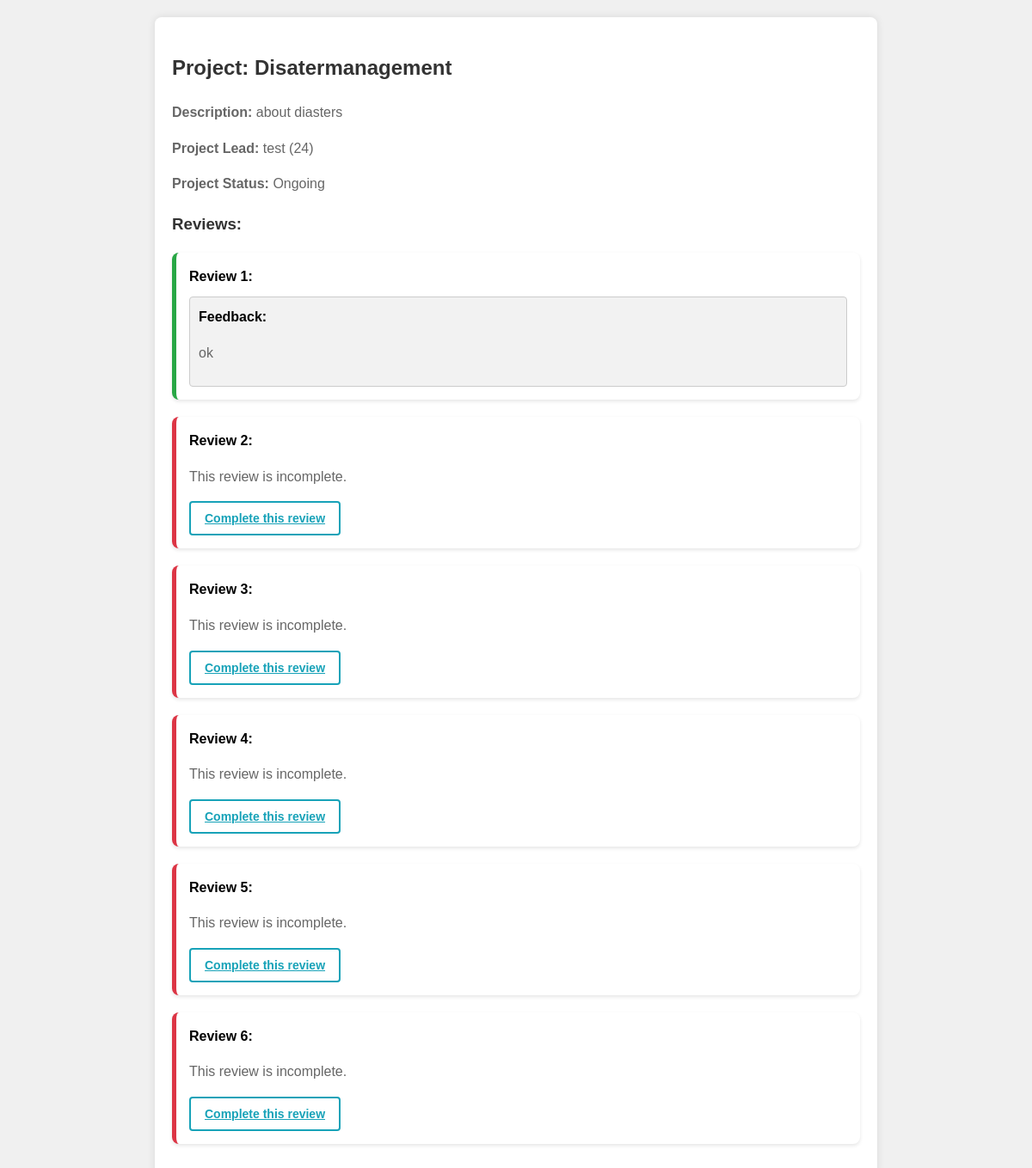
Screenshot of /projects/27/ (signed in) with the database file from the repository.
### pms/models.py (models this page shows, shortened)
class create_project(models.Model):
    projectname = models.CharField(max_length=255)
    start_date = models.DateField()
    end_date = models.DateField()
    project_manager = models.ForeignKey(create_team_member, on_delete=models.SET_NULL, null=True, related_name='managed_projects')
    team_members = models.ManyToManyField(create_team_member, related_name='projects')
    categories = models.CharField(max_length=50)
    categories = models.CharField(max_length=50)
    comments = models.TextField()
    created_at = models.DateTimeField(auto_now_add=True)
    updated_at = models.DateTimeField(auto_now=True)
    created_by = models.ForeignKey(User, on_delete=models.CASCADE)

class create_team_member(models.Model):
    id = models.AutoField(primary_key=True)
    name = models.CharField(max_length=10, null=False)
    email = models.EmailField(null=False)
    address = models.TextField(default='Hyderabad')
    contact=models.IntegerField(null=False,default='123456789')
    image = models.ImageField(upload_to='media/',null=True)
    gender=models.CharField(max_length=10,default="Male")
    categories = models.CharField(max_length=20)
    designations = models.CharField(max_length=40)
    created_at = models.DateTimeField(default=now, editable=False)
    updated_at = models.DateTimeField(auto_now=True)
    created_by = models.ForeignKey(User, on_delete=models.CASCADE)
    def __str__(self):
        return f'{self.name} ({self.id})'

class Review(models.Model):
    project = models.ForeignKey(create_project, related_name='reviews', on_delete=models.CASCADE)
    order = models.PositiveIntegerField()
    completed = models.BooleanField(default=False)
    reviewer = models.ForeignKey(User, on_delete=models.CASCADE)
    suggesionsonpreviouspreviousreview=models.TextField(blank=True,null=True)
    algorithmandblockdiagram=models.TextField(blank=True,null=True)
    datasets=models.TextField(blank=True,null=True)
    resultanlysis=models.TextField(blank=True,null=True)
    statusofpaper=models.TextField(blank=True,null=True)
    feedback = models.TextField(blank=True, null=True)
    class Meta:
        unique_together = ('project', 'order')

### pms/views.py (the view)
# urls.py: path('projects/<int:project_id>/',project_detail, name='project_detail'),
@login_required
def project_detail(request, project_id):
    project = get_object_or_404(create_project, pk=project_id)
    reviews = Review.objects.filter(project=project).order_by('order')
    num_reviews = reviews.count()
    num_completed_reviews = reviews.filter(completed=True).count()
    if num_completed_reviews == num_reviews:
        project_status = 'Completed'
    elif num_completed_reviews > 0:
        project_status = 'Ongoing'
    else:
        project_status = 'Pending'
    return render(request, 'project_detail.html', {
        'project': project,
        'reviews': reviews,
        'project_status': project_status
    })

### templates/project_detail.html (shortened to what this page needs)
<!DOCTYPE html>
<html lang="en">
<head>
</head>
<body>
<div class="container">
    <h2>Project: {{ project.projectname }}</h2>
    <p><strong>Description:</strong> {{ project.comments }}</p>
    <p><strong>Project Lead:</strong> {{ project.project_manager }}</p>
    <p><strong>Project Status:</strong> {{ project_status }}</p>
    <h3>Reviews:</h3>
    <ul>
        {% for review in reviews %}
            <li class="{% if review.completed %}completed{% else %}incomplete{% endif %}">
                <strong>Review {{ review.order }}:</strong>
                {% if review.completed %}
                    <div class="feedback">
                        <strong>Feedback:</strong>
                        <p>{{ review.feedback }}</p>
                    </div>
                {% else %}
                    <p>This review is incomplete.</p>
                    <div class="actions">
                        <a href="{% url 'review_detail' project_id=project.id review_id=review.id %}" class="btn btn-outline-info">Complete this review</a>
                    </div>
                {% endif %}
            </li>
        {% endfor %}
    </ul>
</div>
</body>
</html>

### templates/project_detail.html (style rules this page uses)
body { font-family: Arial, sans-serif; line-height: 1.6; margin: 20px; padding: 0; background-color: #f0f0f0; }
.container { max-width: 800px; margin: auto; background-color: #fff; padding: 20px; border-radius: 8px; box-shadow: 0 0 10px rgba(0, 0, 0, 0.1); }
h2, h3 { color: #333; }
p { color: #666; }
ul { list-style-type: none; padding: 0; }
li { margin-bottom: 20px; padding: 15px; border-radius: 8px; box-shadow: 0 2px 4px rgba(0, 0, 0, 0.1); background-color: #fff; }
.completed { border-left: 5px solid #28a745; }
.incomplete { border-left: 5px solid #dc3545; }
.feedback { margin-top: 10px; padding: 10px; background-color: #f2f2f2; border: 1px solid #ccc; border-radius: 4px; }
.actions { margin-top: 10px; }
.actions a { margin-right: 10px; }
.btn { display: inline-block; padding: 8px 16px; margin-bottom: 0; font-size: 14px; font-weight: 600; line-height: 1.42857143; text-align: center; white-space: nowrap; vertical-align: middle; cursor: pointer; user-select: none; background-color: transparent; border: 2px solid; border-radius: 4px; }
.btn-outline-info { color: #17a2b8; border-color: #17a2b8; }

### rows the page displays
create_project: projectname "Disatermanagement", comments "about diasters", project_manager "test (24)"
Review: order "1", feedback "ok"
Review: order "2", completed "This review is incomplete."
Review: order "3", completed "This review is incomplete."
Review: order "4", completed "This review is incomplete."
Review: order "5", completed "This review is incomplete."
Review: order "6", completed "This review is incomplete."

### other values shown
{{ project_status }} "Ongoing"
